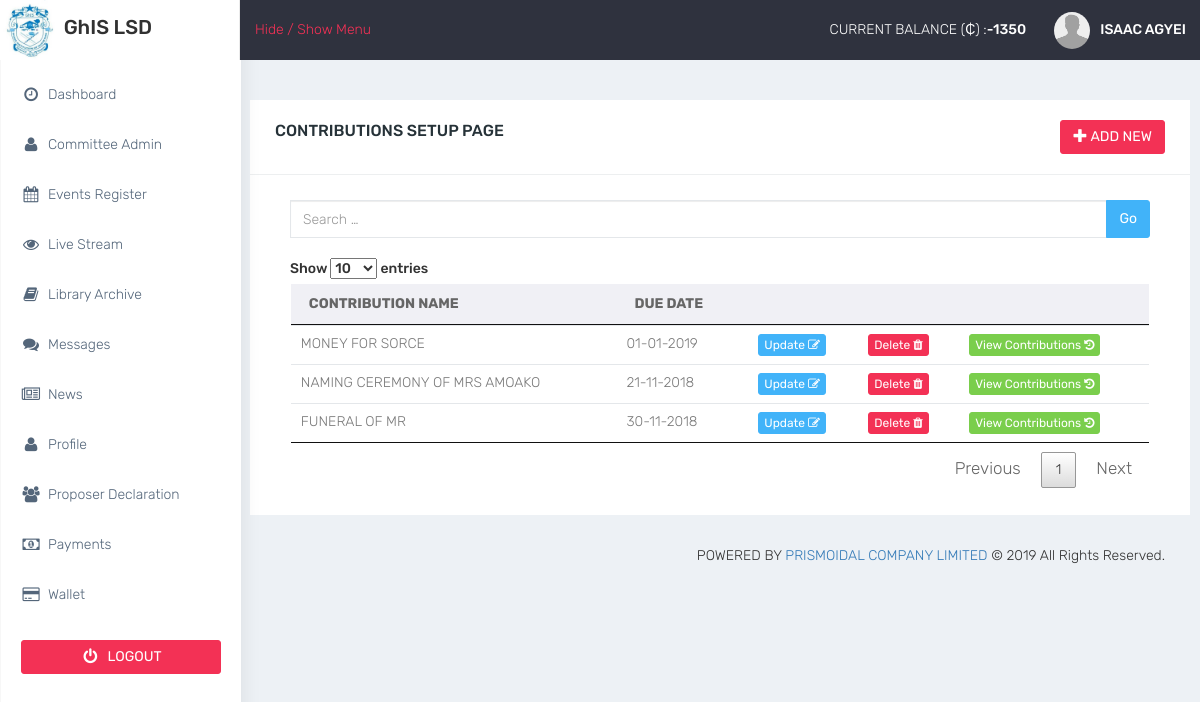
Before: /pages/admin_contributions.php (signed in) with the older database file.
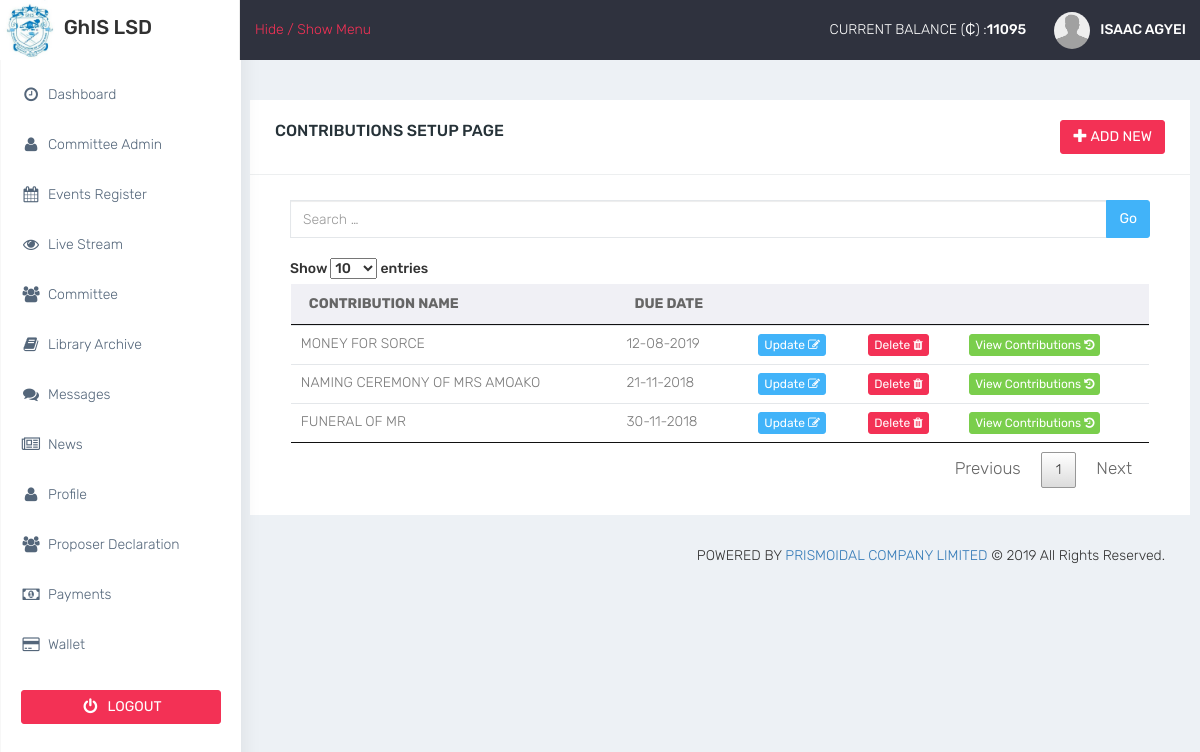
After: the same page with the newer database file.
### tables this page shows
CREATE TABLE `members` (
  `members_id` int(11) NOT NULL,
  `first_name` varchar(100) NOT NULL,
  `last_name` varchar(100) NOT NULL,
  `other_name` varchar(100) NOT NULL,
  `dob` varchar(20) NOT NULL,
  `personal_contact` varchar(20) NOT NULL,
  `emergency_contact` varchar(20) NOT NULL,
  `house_number` varchar(50) NOT NULL,
  `house_location` varchar(255) NOT NULL,
  `postal_address` varchar(255) NOT NULL,
  `professional_number` varchar(20) NOT NULL,
  `year_elected` int(11) NOT NULL,
  `surveyor_type` varchar(50) NOT NULL,
  `designation` varchar(255) NOT NULL,
  `company_name` varchar(255) NOT NULL,
  `company_type` varchar(255) NOT NULL,
  `company_contact` varchar(255) NOT NULL,
  `corporate_email` varchar(100) NOT NULL,
  `region` varchar(50) NOT NULL,
  `office_location` varchar(255) NOT NULL,
  `company_address` varchar(255) NOT NULL,
  `current_balance` varchar(100) NOT NULL,
  `committes` text NOT NULL,
  `date_done` timestamp NOT NULL DEFAULT current_timestamp(),
  `division` varchar(20) NOT NULL,
  `user_id` varchar(11) NOT NULL
);

CREATE TABLE `contribution` (
  `contribution_id` int(11) NOT NULL,
  `contribution_name` varchar(100) NOT NULL,
  `due_date` varchar(100) NOT NULL,
  `division` varchar(15) NOT NULL,
  `date_done` timestamp NOT NULL DEFAULT current_timestamp() ON UPDATE current_timestamp()
);

### pages/Classes/db/db.php (called while the page is built)
<?php
	class DbConnect{
		private $host = "localhost";
		private $dbname = "ghislsd_db";
		private $user = "root";
		private $password = "";
		public function connect(){
			try {
					$conn = new PDO("mysql:host=".$this->host."; dbname=".$this->dbname,$this->user,$this->password);
					$conn->setAttribute(PDO::ATTR_ERRMODE,PDO::ERRMODE_EXCEPTION);
					return $conn;
			} catch (PDOException $e) {
				echo "Database Error:".$e->getMessage();
			}
		}
	}
 ?>

### pages/Classes/UserBalance.php (called while the page is built, shortened)
<?php
	class UserBalance{
		private $dbConn;
		public function __construct(){
			require_once("db/db.php");
			$db = new DbConnect();
			$this->dbConn = $db->connect();
		}
			function get_balance(){
				$sql="SELECT current_balance FROM members WHERE professional_number = :memberId";
				$stmt = $this->dbConn->prepare($sql);
				$stmt->bindParam(":memberId",$_SESSION['member_id']);
				if ($stmt->execute()) {
					$results= $stmt->fetch(PDO::FETCH_ASSOC);
					return $results;
				}
				else{
					die();
					}
			}
			}
 ?>

### pages/Classes/Users.php (called while the page is built, shortened)
<?php
	class Users{
		private $dbConn;
		public function __construct(){
			require_once("db/db.php");
			$db = new DbConnect();
			$this->dbConn = $db->connect();
		}
				function get_header_fullname($data){
						$nameSql = "SELECT first_name,last_name FROM members WHERE professional_number=:professionalNumber";
						$nameStmt = $this->dbConn->prepare($nameSql);
						$nameStmt->bindParam(":professionalNumber",$data);
						if ($nameStmt->execute()) {
							$nameResults = $nameStmt->fetch(PDO::FETCH_ASSOC);
							if (!empty($nameResults)) {
								return $nameResults['first_name']." ".$nameResults['last_name'];
							}
							else{
								return $data;
							}
						}
				}
}
 ?>

### pages/Classes/Contribution.php (called while the page is built, shortened)
<?php
	class Contribution{
		private $dbConn;
		private $table = "contribution";
		public function __construct(){
			require_once("db/db.php");
			$db = new DbConnect();
			$this->dbConn = $db->connect();
		}
			function get_contributions(){
				$sql="SELECT * FROM $this->table ORDER BY contribution_id DESC";
				$stmt = $this->dbConn->prepare($sql);
				if ($stmt->execute()) {
					$results= $stmt->fetchAll(PDO::FETCH_ASSOC);
					return $results;
				}
				else{
					die();
					}
			}
	}
 ?>

### pages/admin_contributions.php (the view, shortened to what this page needs)
<?php include("header.php");
      require_once("Classes/Contribution.php");
?>
<br>
<div class="row">
    <div class="panel panel-default">
        <div class="panel-heading">
             <div class="panel-title pull-left">CONTRIBUTIONS SETUP PAGE</div>
            <div class="panel-title pull-right">
               <button data-toggle="modal" data-target="#myModal" class="btn btn-danger"><span class="glyphicon glyphicon-plus"></span> ADD NEW</button>
            </div>
            <div class="clearfix"></div>
        </div>
        <div class="panel-body">
            <div class="col-md-12">
                <div class="input-group">
                  <input type="text" name="search" class="form-control" placeholder="Search &hellip;" id="searchInput" autocomplete="off">
                  <span class="input-group-btn"><button type="button" class="btn btn-info">Go</button></span>
                </div>
            </div>
            <div class="col-md-12">
                <div class="table-responsive"><br>
                    <table class="table table-hover">
                        <thead>
                            <tr>
                                <th>CONTRIBUTION NAME</th>
                                <th>DUE DATE</th>
                                <th></th>
                                <th></th>
                                <th></th>
                            </tr>
                        </thead>
                        <tbody id="resultsDisplay">
                            <?php
                              $objContribution = new Contribution;
                              $contributions = $objContribution->get_contributions();
                              foreach ($contributions as $contribution) {
                                      echo "
                                          <tr>
                                            <td>".$contribution["contribution_name"]."</td>
                                            <td>".$contribution["due_date"]."</td>
                                            <td>
                                              <button type='button' id='".trim($contribution["contribution_id"])."' class='btn btn-info btn-xs update_data'>Update <i class='fa fa-edit'></i></button>
                                            </td>
                                            <td>
                                              <button type='button' id='".trim($contribution["contribution_id"])."' class='btn btn-danger btn-xs del_data'>Delete <i class='fa fa-trash'></i></button>
                                            </td>
                                            <td>
                                              <button type='button' id='".trim($contribution["contribution_id"])."' class='btn btn-success btn-xs view_contributions'>View Contributions <i class='fa fa-history'></i></button>
                                            </td>
                                          </tr>
                                        ";
                                  }
                             ?>
                        </tbody>
                    </table>
                </div>
            </div>
        </div>
    </div>
<?php include("footer.php");?>

### pages/header.php (shortened to what this page needs)
<?php include_once("Classes/Check.php");
      require_once("Classes/UserBalance.php");
      require_once("Classes/Users.php");
?>
<!DOCTYPE html>
<html lang="en">
<head>
    <link href="bootstrap/dist/css/bootstrap.min.css" rel="stylesheet">
    <link href="../plugins/bower_components/sidebar-nav/dist/sidebar-nav.min.css" rel="stylesheet">
    <link href="css/animate.css" rel="stylesheet">
    <link href="css/style.css" rel="stylesheet">
    <link href="css/colors/default.css" id="theme" rel="stylesheet">
    <link rel="stylesheet" type="text/css" href="../plugins/bower_components\datepicker\datepicker.css">
    <link rel="stylesheet" type="text/css" href="../plugins/bower_components\select2\select2.min.css">
    <link rel="stylesheet" type="text/css" href="../plugins/bower_components\parsley\parsley.css">
    <link rel="stylesheet" type="text/css" href="css/datatables.css">
    <link rel="stylesheet" type="text/css" href="../plugins/bower_components\bootstrap-toggle\bootstrap-toggle.min.css">
</head>
<body class="fix-header">
    <div id="wrapper">
        <nav class="navbar navbar-default navbar-static-top m-b-0">
            <div class="navbar-header">
                <div class="top-left-part">
                    <img src="../plugins/images/logo.jpg" alt="home" width="60px" height="60px" />
                    <span style="font-size: 20px;"><b>GhIS LSD</b></span>
                </div>
                <ul class="nav navbar-top-links navbar-left pull-left">
                    <button type="button" class="navbar-toggle collapsed" style="color: #F33155;" data-toggle="collapse" data-target="#navbar" aria-expanded="false" aria-controls="navbar">
                    Hide / Show Menu
                  </button>
                </ul>
                <ul class="nav navbar-top-links navbar-right pull-right">
                    <li>
                        <?php
                            if ($_SESSION['account_type'] ==  'member') {
                                $objUserBalance = new UserBalance;
                                $getBalance = $objUserBalance->get_balance();
                                echo "<a>CURRENT BALANCE (₵) :<b>".trim($getBalance["current_balance"])."</b></a>";
                            }
                         ?>
                    </li>
                    <li>
                        <a class="profile-pic" href="#"> <img src="../plugins/images/avatar.png" alt="user-img" width="36" class="img-circle"><b class="hidden-xs "><?php
                            $objUsers = new Users;
                         echo strtoupper($objUsers->get_header_fullname($_SESSION["member_id"])); ?></b></a>
                    </li>
                </ul>
            </div>
        </nav>
        <div id="navbar">
            <div class="col-md-2">
                <div class="navbar-default sidebar" role="navigation">
                    <div class="sidebar-nav slimscrollsidebar ">
                        <ul class="nav" id="side-menu">
                            <li style="padding: 70px 0 0;"><a href="dashboard.php" class="waves-effect"><i class="fa fa-clock-o fa-fw" aria-hidden="true"></i>Dashboard</a></li>
                            <li><a href="committee_admin.php" class="waves-effect"><i class="fa fa-user fa-fw" aria-hidden="true"></i>Committee Admin</a></li>
                        </ul>
                        <div class="center p-20">
                             <a href="Script/log_out.php" class="btn btn-danger btn-block waves-effect waves-light"> <i class="fa fa-power-off fa-fw" aria-hidden="true"> </i>LOGOUT</a>
                         </div>
                    </div>
                </div>
            </div>
            <div class="col-md-10">
            </div>
        </div>
        <div id="page-wrapper">
            <div class="container-fluid"><br>

### pages/footer.php (shortened to what this page needs)
<footer>
  <div class="container-fluid">
    <p class="copyright pull-right">POWERED BY <a href="http://theprismoid.com/" target="_blank">PRISMOIDAL COMPANY LIMITED</a> &copy; <?php echo date('Y'); ?>  All Rights Reserved.</p>
  </div>
</footer>
        </div>
    </div>
</body>
</html>

### pages/css/colors/default.css (style rules this page uses)
body { background: #fff; }
.top-left-part { background: #fff; }
.navbar-header { background: #2f323e; }
.navbar-top-links > li > a { color: #ffffff; }
.sidebar { background: #fff; box-shadow: 1px 0px 20px rgba(0, 0, 0, 0.08); }
#side-menu li a { color: #54667a; }
#side-menu li a { color: #54667a; border-left: 0px solid #fff; }
#side-menu > li > a { border-left: 3px solid transperant; }

### pages/css/datatables.css (style rules this page uses)
table.dataTable { width: 100%; margin: 0 auto; clear: both; border-collapse: separate; border-spacing: 0; }
table.dataTable thead th, table.dataTable tfoot th { font-weight: bold; }
table.dataTable thead th, table.dataTable thead td { padding: 10px 18px; border-bottom: 1px solid #111; }
table.dataTable tbody tr { background-color: #ffffff; }
table.dataTable tbody th, table.dataTable tbody td { padding: 8px 10px; }
table.dataTable.no-footer { border-bottom: 1px solid #111; }
table.dataTable, table.dataTable th, table.dataTable td { box-sizing: content-box; }

Changed rows visible on the page:
changed members "ISAAC AGYEI": current_balance "-1350" → "11095"
changed contribution "MONEY FOR SORCE": due_date "01-01-2019" → "12-08-2019"
Other visible differences:
text no longer shown: "Events Register Live Stream Library Archive Messages News Profile Proposer Declaration Payments Wallet"
text now shown: "Events Register Live Stream Committee Library Archive Messages News Profile Proposer Declaration Payments Wallet"
